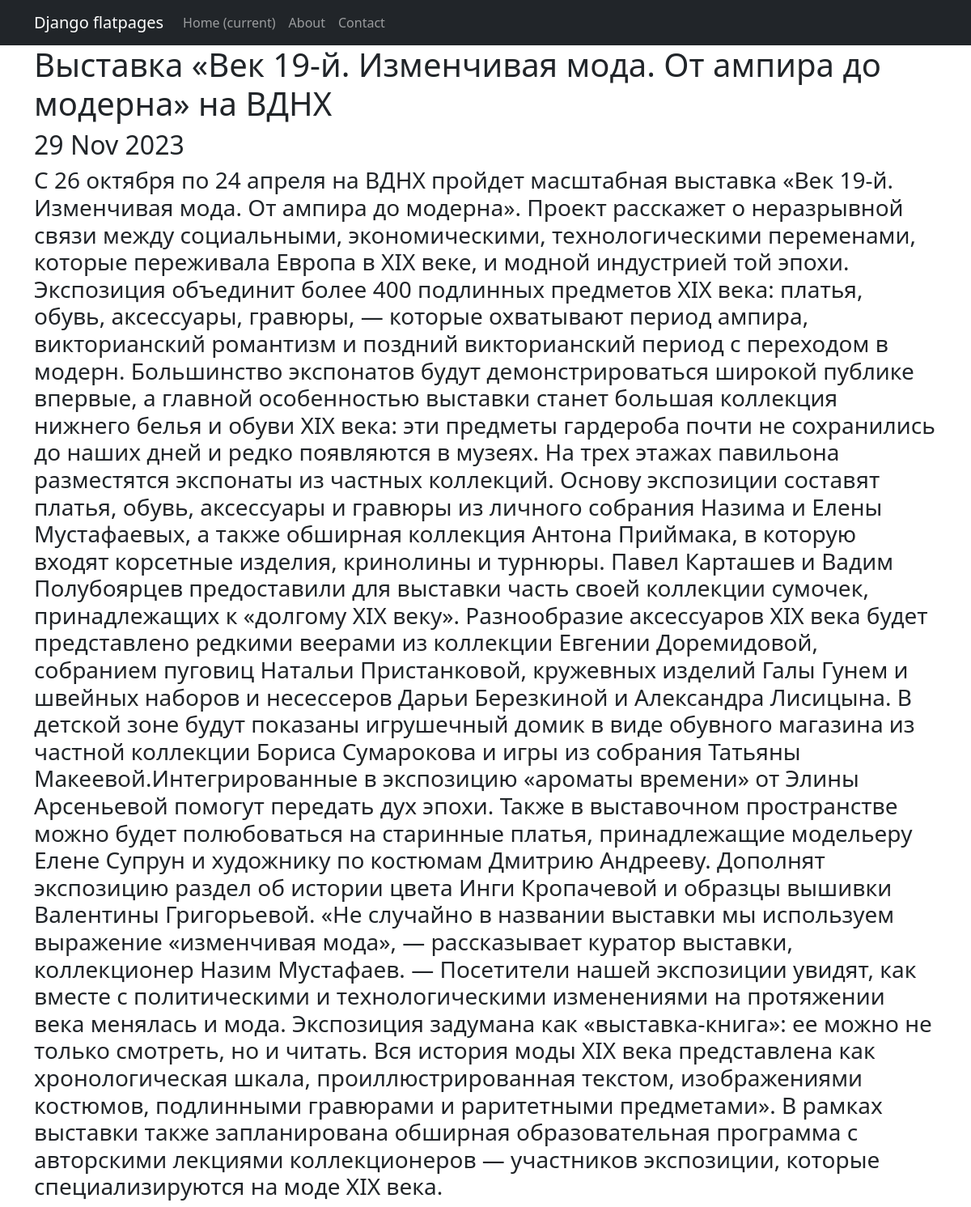
The page /news/2 on the database its author committed.
### news/models.py (models this page shows, shortened)
class Post(models.Model):
    article = 'AR'
    news = 'NE'
    POSTS = [
        (article, 'Статья'),
        (news, 'Новости')
    ]
    author = models.ForeignKey(Author, on_delete=models.CASCADE)
    type = models.CharField(max_length=2, choices=POSTS, default=news)
    created_date = models.DateTimeField(auto_now_add=True)
    post = models.ManyToManyField(Category, through="PostCategory")
    title = models.CharField(max_length=255)
    text = models.TextField()
    rating = models.IntegerField(default=0)

### news/views.py (the view)
# urls.py: path('<int:pk>', PostDetail.as_view()),
class PostDetail(DetailView):
    model = Post
    template_name = 'separate_news.html'
    context_object_name = 'separate_news'

### news/templatetags/custom_filters.py (called while the page is built)
@register.filter()
def censor(word):
    if isinstance(word, str):
        for i in forbidden_words:
            word = word.replace(i[1:], '*' * len(i[1:]))
    else:
        raise ValueError(
            'custom_filters -> censor -> A string is expected, but a different data type has been entered')
    return word

### templates/separate_news.html (shortened to what this page needs)
{% extends 'flatpages/default.html' %}
{% load custom_filters %}
{% block content %}
<h1>{{ separate_news.title|censor }}</h1>
<h2>{{ separate_news.created_date|date:'d M Y' }}</h2>
<h3>{{ separate_news.text|censor }}</h3>
{% endblock content %}

### rows shown on the page
Post: title|censor "Выставка «Век 19-й. Изменчивая мода. От ампира до модерна» на ВДНХ", created_date "29 Nov 2023", text|censor "С 26 октября по 24 апреля на ВДНХ пройдет масштабная выставка «Век 19-й. Изменчивая мода. От ампира до модерна». Проект расскажет о неразрывной связи между социальными, экономическими, технологическими переменами, которые переживала Европа в XIX веке, и модной индустрией той эпохи. Экспозиция объединит более 400 подлинных предметов XIX века: платья, обувь, аксессуары, гравюры, — которые охватывают период ампира, викторианский романтизм и поздний викторианский период с переходом в модерн. Большинство экспонатов будут демонстрироваться широкой публике впервые, а главной особенностью выставки станет большая коллекция нижнего белья и обуви XIX века: эти предметы гардероба почти не сохранились…"
